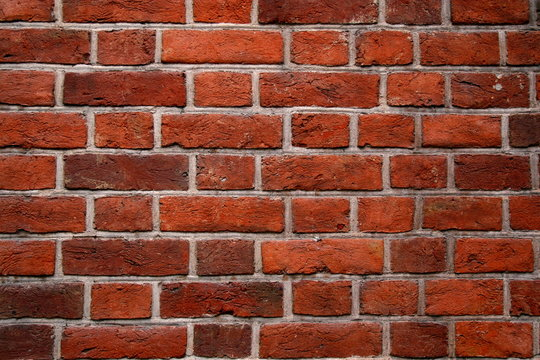
#> input picture Ladrillos.jpg, 540 x 360 px
$ python Practica04_VI_Escalar.py
#> lines starting #> are read from the running program, lines starting #| are printed output that depends on the picture
import cv2

image = cv2.imread('Ladrillos.jpg')
#> image is the input picture: shape (360, 540, 3); mean B, G, R 53.3, 70.8, 134.3

# Escalando una imagen
imageOut = cv2.resize(image,(600,300), interpolation=cv2.INTER_CUBIC)
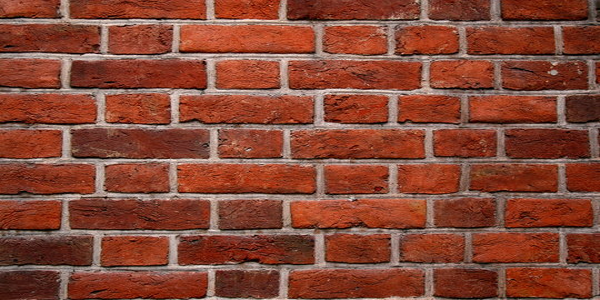
#> imageOut: shape (300, 600, 3); mean B, G, R 53.2, 70.7, 134.3

cv2.imshow('Imagen de entrada',image)
cv2.imshow('Imagen de salida',imageOut)
cv2.waitKey(0)
cv2.destroyAllWindows()
